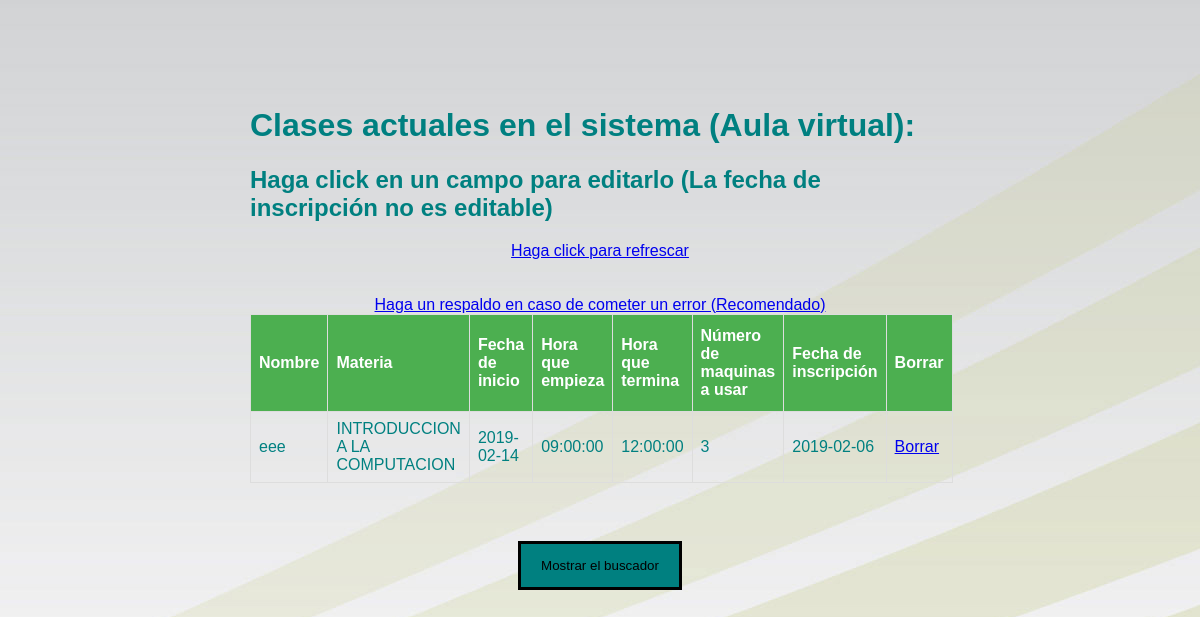
The page /aulavirtualclase.php on the database its author committed.
### tables this page shows
CREATE TABLE `reservatodo` (
  `id` int(11) NOT NULL AUTO_INCREMENT,
  `nombre` varchar(100) NOT NULL,
  `materia` varchar(100) NOT NULL,
  `salon` varchar(100) NOT NULL,
  `fecha` varchar(100) NOT NULL,
  `fechaemp` time NOT NULL,
  `fechater` time NOT NULL,
  `numero` int(11) NOT NULL,
  `fechainscripcion` date NOT NULL,
  PRIMARY KEY (`id`)
);

### aulavirtualclase.php (the view, shortened to what this page needs)
<?php
include_once("connection.php");
$sql = "SELECT * FROM `reservatodo` WHERE salon='aula_virtual' limit 10 ";
$queryRecords = mysqli_query($conn, $sql) or die("Error al buscar");
?>
<!DOCTYPE html>
<html lang="en">
<head>
<link rel="stylesheet" href="estilos\clase.css">
</head>
<body>
<br></br>
<div class="container" id="otra">
<h1>Clases actuales en el sistema (Aula virtual):</h1>
<h2>Haga click en un campo para editarlo (La fecha de inscripción no es editable)</h2>
<div style="text-align: center;"><a href="aulavirtualclase.php">Haga click para refrescar</a></div>
<br></br>
<div style="text-align: center;"><a href="backup.php" target="_blank">Haga un respaldo en caso de cometer un error (Recomendado)</a></div>
<table id="employee_grid" name="employee_grid" class="table table-condensed table-hover table-striped bootgrid-table" width="60%" cellspacing="0">
   <thead>
      <tr>
         <th>Nombre</th>
         <th>Materia</th>
         <th>Fecha de inicio</th>
		 <th>Hora que empieza</th>
		 <th>Hora que termina</th>
		 <th>Número de maquinas a usar</th>
		 <th>Fecha de inscripción</th>
		 <th>Borrar</th>
      </tr>
   </thead>
   <tbody id="_editable_table">
      <?php foreach($queryRecords as $res) :?>
      <tr data-row-id="<?php echo $res['id'];?>">
         <center><td class="editable-col" contenteditable="true" colaula='0' oldVal ="<?php echo $res['nombre'];?>"><?php echo $res['nombre'];?></td></center>
         <center><td class="editable-col" contenteditable="true" colaula='1' oldVal ="<?php echo $res['materia'];?>"><?php echo $res['materia'];?></td></center>
         <center><td class="editable-col" contenteditable="true" colaula='2' oldVal ="<?php echo $res['fecha'];?>"><?php echo $res['fecha'];?></td></center>
         <center><td class="editable-col" contenteditable="true" colaula='3' oldVal ="<?php echo $res['fechaemp'];?>"><?php echo $res['fechaemp'];?></td></center>
		 <center><td class="editable-col" contenteditable="true" colaula='4' oldVal ="<?php echo $res['fechater'];?>"><?php echo $res['fechater'];?></td></center>
         <center><td class="editable-col" contenteditable="true" colaula='5' oldVal ="<?php echo $res['numero'];?>"><?php echo $res['numero'];?></td></center>
		 <center><td class="editable-col" contenteditable="false" colaula='6' oldVal ="<?php echo $res['fechainscripcion'];?>"><?php echo $res['fechainscripcion'];?></td></center>
		 <?php
		 echo "<td><a href='aulavirtualclaseborrar.php?id=".$res['id']."'>Borrar</a></td>";
		 echo "</tr>";
		 ?>
	  <?php endforeach;?>
   </tbody>
</table>
</div>
<div id="boton2" style="text-align: center;">
<button onclick="myFunction2()">Mostrar el buscador</button>
</div>
</body>
</html>

### estilos/clase.css (style rules this page uses)
body { font-family: Arial, Helvetica, sans-serif; color: teal; padding: 0; margin: 0; background-image: url(imagenes/fondo_une.jpg) }
#employee_grid { font-family: "Trebuchet MS", Arial, Helvetica, sans-serif; border-collapse: collapse; width: 100%; }
#employee_grid td, #employee_grid th { border: 1px solid #ddd; padding: 8px }
#employee_grid th { padding-top: 12px; padding-bottom: 12px; text-align: left; background-color: #4CAF50; color: #fff }
#otra { padding:50px 250px; }
button, input[type=submit] { background-color: teal; color: #000; padding: 14px 20px; margin: 8px 0; border: 3px solid #000; cursor: pointer; width: 95 px }

### aulavirtualclase.php (style rules this page uses)
body { background-image:url(imagenes/fondo_une.jpg) }

### rows shown on the page
reservatodo: nombre "eee", materia "INTRODUCCION A LA COMPUTACION", fecha "2019-02-14", fechaemp "09:00:00", fechater "12:00:00", numero "3", fechainscripcion "2019-02-06"
